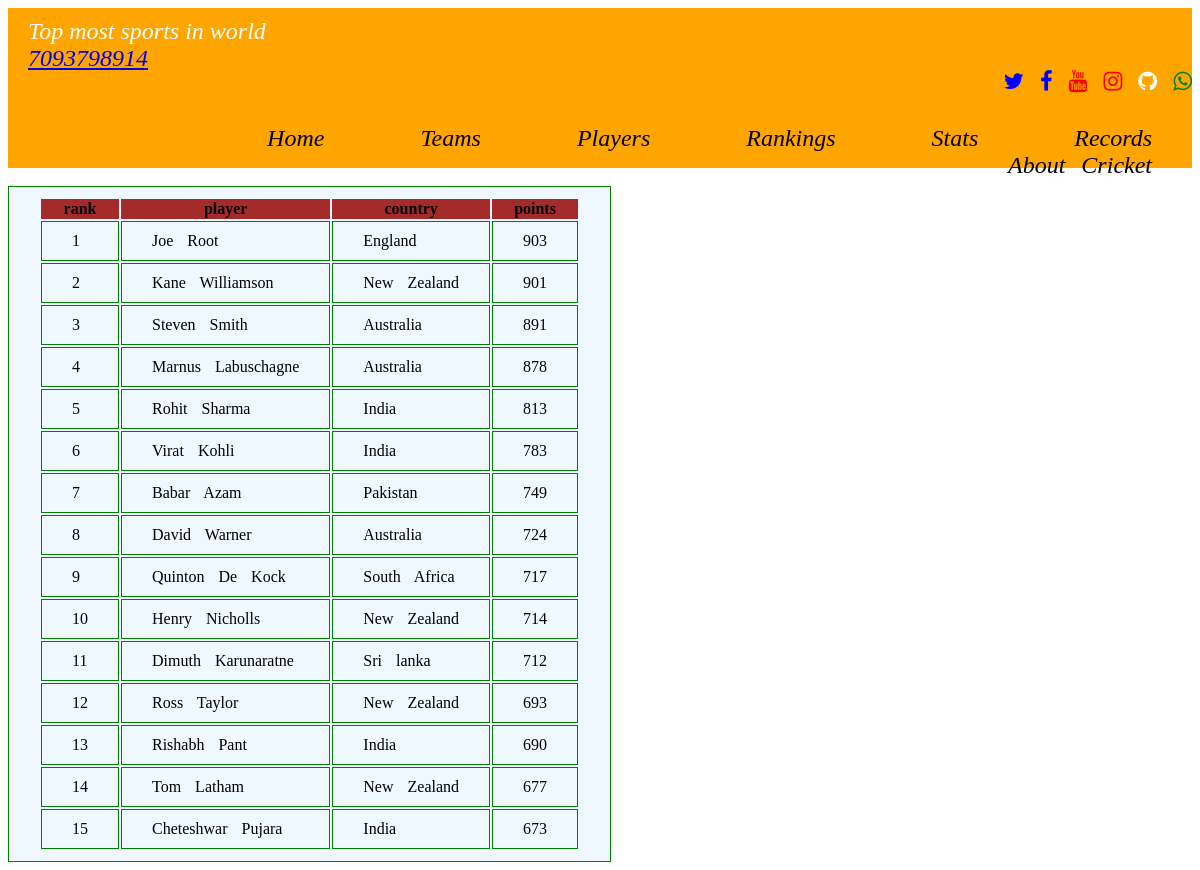
The app's page /web/icc_testbatting_team with its own data.
### web/models.py (models this page shows)
class TestRankings(models.Model):
    rank=models.IntegerField()
    player=models.CharField(max_length=80)
    country=models.CharField(max_length=80)
    points=models.IntegerField()

### web/views.py (the view)
# urls.py: path('icc_testbatting_team',views.icc_testbatting_team,name='icc_testbatting_team'),
def icc_testbatting_team(request):
    si=TestRankings.objects.all
    return render(request,'web/icc_testbatting_team.html',{'access_records':si})

### template/web/icc_testbatting_team.html (shortened to what this page needs)
<!DOCTYPE html>
{% extends "web/all.html" %}
{% load static %}
{% block body_block %}
<body >
    <div class="body">
         <table>
         <div class="dhana">
                <tr>
                  <th colspan="0">rank</th>
                  <th colspan="0">player</th>
                  <th colspan="1">country</th>
                  <th colspan="1">points</th>
                </tr>
                {% for acc in access_records %}
                <tr>
                  <td>{{ acc.rank }}</td>
                  <td>{{ acc.player }}</td>
                  <td>{{ acc.country }}</td>
                  <td>{{ acc.points }}</td>
                </tr>
                {% endfor %}
    </div></table>
        {% endblock %}

### static/images/css/style.css (style rules this page uses)
table,td { border: 1px solid green; background-color: aliceblue; word-spacing: 10px; padding: 10px 30px 10px 30px; color: black; }
th { background-color: brown; }

### records on screen
TestRankings: rank "1", player "Joe Root", country "England", points "903"
TestRankings: rank "2", player "Kane Williamson", country "New Zealand", points "901"
TestRankings: rank "3", player "Steven Smith", country "Australia", points "891"
TestRankings: rank "4", player "Marnus Labuschagne", country "Australia", points "878"
TestRankings: rank "5", player "Rohit Sharma", country "India", points "813"
TestRankings: rank "6", player "Virat Kohli", country "India", points "783"
TestRankings: rank "7", player "Babar Azam", country "Pakistan", points "749"
TestRankings: rank "8", player "David Warner", country "Australia", points "724"
TestRankings: rank "9", player "Quinton De Kock", country "South Africa", points "717"
TestRankings: rank "10", player "Henry Nicholls", country "New Zealand", points "714"
TestRankings: rank "11", player "Dimuth Karunaratne", country "Sri lanka", points "712"
TestRankings: rank "12", player "Ross Taylor", country "New Zealand", points "693"
TestRankings: rank "13", player "Rishabh Pant", country "India", points "690"
TestRankings: rank "14", player "Tom Latham", country "New Zealand", points "677"
TestRankings: rank "15", player "Cheteshwar Pujara", country "India", points "673"
